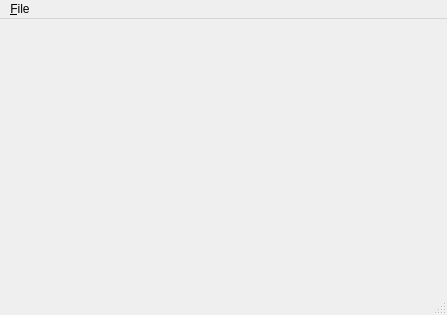
<?xml version="1.0" encoding="UTF-8"?>
<ui version="4.0">
 <class>MainWindow</class>
 <widget class="QMainWindow" name="MainWindow">
  <property name="geometry">
   <rect>
    <x>0</x>
    <y>0</y>
    <width>447</width>
    <height>315</height>
   </rect>
  </property>
  <property name="windowTitle">
   <string>NZXT Grid+ V2</string>
  </property>
  <widget class="QWidget" name="centralWidget"/>
  <widget class="QMenuBar" name="menuBar">
   <property name="geometry">
    <rect>
     <x>0</x>
     <y>0</y>
     <width>447</width>
     <height>22</height>
    </rect>
   </property>
   <widget class="QMenu" name="menu_File">
    <property name="title">
     <string>&amp;File</string>
    </property>
    <addaction name="separator"/>
    <addaction name="action_Exit"/>
   </widget>
   <addaction name="menu_File"/>
  </widget>
  <widget class="QStatusBar" name="statusBar"/>
  <action name="action_Exit">
   <property name="text">
    <string>&amp;Exit</string>
   </property>
  </action>
 </widget>
 <layoutdefault spacing="6" margin="11"/>
 <resources/>
 <connections/>
</ui>
